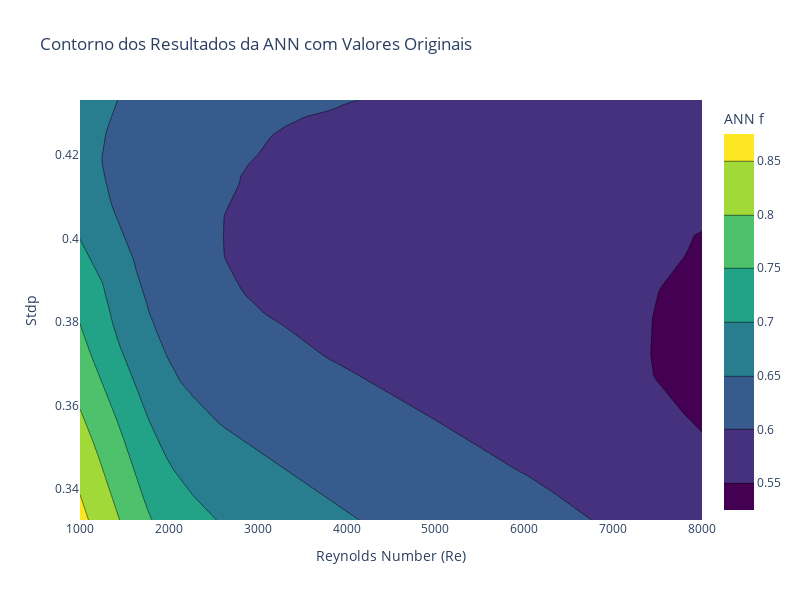

The notebook cell saved with this chart:
### Code cell
import numpy as np
import plotly.graph_objs as go
import plotly.io as pio

# Definir os intervalos para Re e Stdp
Re_vals = np.linspace(1000, 8000, 100)  # Valores de Reynolds de 1000 a 8000
Stdp_vals = np.linspace(0.3326, 0.4331, 100)  # Valores de Stdp de 0.3326 a 0.4331

# Criar uma grade de Re e Stdp
Re_grid, Stdp_grid = np.meshgrid(Re_vals, Stdp_vals)
grid_points = np.c_[Re_grid.ravel(), Stdp_grid.ravel()]

# Prever os valores de 'f' usando a ANN nos pontos da grade
f_pred_scaled = gsearchcv.predict(scalerx.transform(grid_points))
f_pred = scalery.inverse_transform(f_pred_scaled.reshape(-1, 1))
f_pred_grid = f_pred.reshape(Re_grid.shape)

# Criar o gráfico de contorno 2D para os resultados da ANN
contour_ann = go.Contour(
    z=f_pred_grid, 
    x=Re_vals, 
    y=Stdp_vals, 
    colorscale='Viridis', 
    name='ANN Contour',
    colorbar=dict(title='ANN f')
)

# Scatter plot dos valores originais
scatter_data = go.Scatter(
    x=ANNDF.iloc[:, 0].values,  # Valores de Reynolds
    y=ANNDF.iloc[:, 2].values,  # Valores de Stdp
    mode='markers',
    marker=dict(size=5, color='red'),
    name='Valores Originais'
)

# Definir o layout do gráfico
layout_ann = go.Layout(
    title='Contorno dos Resultados da ANN com Valores Originais',
    xaxis=dict(title='Reynolds Number (Re)'),
    yaxis=dict(title='Stdp'),
    width=800,  # Largura da imagem
    height=600  # Altura da imagem
)

# Criar a figura com o gráfico de contorno da ANN e o scatter plot dos valores originais
fig_ann = go.Figure(data=[contour_ann], layout=layout_ann)

# Mostrar o gráfico
pio.show(fig_ann)

### Figure 1 — Plotly figure (JSON) as saved in the notebook; plotly's stock layout.template omitted (floating-point values rounded to 4 significant figures; data arrays with more than 128 entries replaced by an {"elided": "..."} marker saying what was removed)
{"data": [{"colorbar": {"title": {"text": "ANN f"}}, "colorscale": [[0, "#440154"], [0.1111, "#482878"], [0.2222, "#3e4989"], [0.3333, "#31688e"], [0.4444, "#26828e"], [0.5556, "#1f9e89"], [0.6667, "#35b779"], [0.7778, "#6ece58"], [0.8889, "#b5de2b"], [1, "#fde725"]], "name": "ANN Contour", "type": "contour", "x": [1000, 1071.0, 1141.0, 1212.0, 1283.0, 1354.0, 1424.0, 1495.0, 1566.0, 1636.0, 1707.0, 1778.0, 1848.0, 1919.0, 1990.0, 2061.0, 2131.0, 2202.0, 2273.0, 2343.0, 2414.0, 2485.0, 2556.0, 2626.0, 2697.0, 2768.0, 2838.0, 2909.0, 2980.0, 3051.0, 3121.0, 3192.0, 3263.0, 3333.0, 3404.0, 3475.0, 3545.0, 3616.0, 3687.0, 3758.0, 3828.0, 3899.0, 3970.0, 4040.0, 4111.0, 4182.0, 4253.0, 4323.0, 4394.0, 4465.0, 4535.0, 4606.0, 4677.0, 4747.0, 4818.0, 4889.0, 4960.0, 5030.0, 5101.0, 5172.0, 5242.0, 5313.0, 5384.0, 5455.0, 5525.0, 5596.0, 5667.0, 5737.0, 5808.0, 5879.0, 5949.0, 6020.0, 6091.0, 6162.0, 6232.0, 6303.0, 6374.0, 6444.0, 6515.0, 6586.0, 6657.0, 6727.0, 6798.0, 6869.0, 6939.0, 7010.0, 7081.0, 7152.0, 7222.0, 7293.0, 7364.0, 7434.0, 7505.0, 7576.0, 7646.0, 7717.0, 7788.0, 7859.0, 7929.0, 8000], "y": [0.3326, 0.3336, 0.3346, 0.3356, 0.3367, 0.3377, 0.3387, 0.3397, 0.3407, 0.3417, 0.3428, 0.3438, 0.3448, 0.3458, 0.3468, 0.3478, 0.3488, 0.3499, 0.3509, 0.3519, 0.3529, 0.3539, 0.3549, 0.3559, 0.357, 0.358, 0.359, 0.36, 0.361, 0.362, 0.3631, 0.3641, 0.3651, 0.3661, 0.3671, 0.3681, 0.3691, 0.3702, 0.3712, 0.3722, 0.3732, 0.3742, 0.3752, 0.3763, 0.3773, 0.3783, 0.3793, 0.3803, 0.3813, 0.3823, 0.3834, 0.3844, 0.3854, 0.3864, 0.3874, 0.3884, 0.3894, 0.3905, 0.3915, 0.3925, 0.3935, 0.3945, 0.3955, 0.3966, 0.3976, 0.3986, 0.3996, 0.4006, 0.4016, 0.4026, 0.4037, 0.4047, 0.4057, 0.4067, 0.4077, 0.4087, 0.4098, 0.4108, 0.4118, 0.4128, 0.4138, 0.4148, 0.4158, 0.4169, 0.4179, 0.4189, 0.4199, 0.4209, 0.4219, 0.4229, 0.424, 0.425, 0.426, 0.427, 0.428, 0.429, 0.4301, 0.4311, 0.4321, 0.4331], "z": {"elided": "100x100 float values"}}], "layout": {"height": 600, "title": {"text": "Contorno dos Resultados da ANN com Valores Originais"}, "width": 800, "xaxis": {"title": {"text": "Reynolds Number (Re)"}}, "yaxis": {"title": {"text": "Stdp"}}}}
